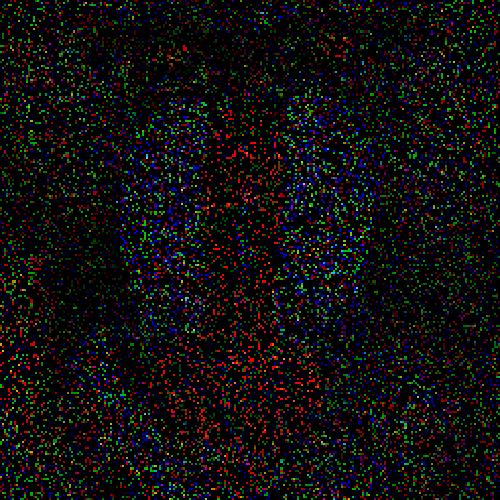
%> input picture algorithms/LRTC/testImg.png, 500 x 500 px
$ octave example.m   (GNU Octave 9; MATLAB toolbox functions it lacks are replaced by stand-ins)
%> lines starting %> are read from the running program, lines starting %| are printed output that depends on the picture
%%%%%%%%%%%%%%%%%%%%%%%%%%%%%%%
% Tensor completion for esimtating missing values in visual data, PAMI,
% example.m file
% Date Mar. 13, 2012
%%%%%%%%%%%%%%%%%%%%%%%%%%%%%%%

clc;
clear;
close all;

%addpath('mylib/'); % rmpath('mylib/');

T = double(imread('testImg.png'));
T = imresize(T,0.5);
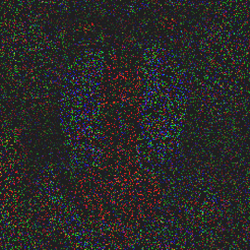
%> T: size 250x250x3 double; mean R, G, B 13.9, 12.9, 11.6; drawn with min black and max white
figure(1);imshow(uint8(T));
Omega = (T ~= 0); %imagesc(Omega)
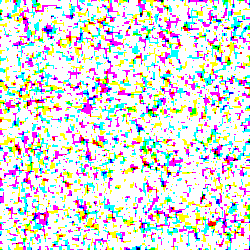
%> Omega: size 250x250x3 logical; mean R, G, B 0.862, 0.863, 0.864

alpha = [1, 1, 1e-3];
alpha = alpha / sum(alpha);

maxIter = 500;
epsilon = 1e-6;

% "X" returns the estimation,
% "errList" returns the list of the relative difference of outputs of two neighbor iterations

%% High Accuracy LRTC (solve the original problem, HaLRTC algorithm in the paper)
rho = 1e-6;
%> (the run ends here)
